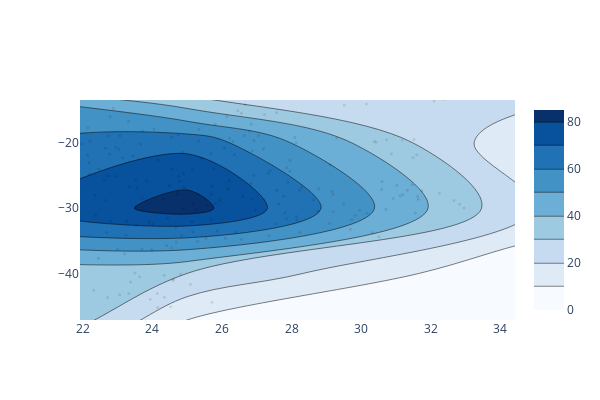

Write notebook code for a chart like this one.
### Code cell
import plotly.graph_objects as go

def TSNE_vis_2(X_embedded):
    x = X_embedded[:,0]
    y = X_embedded[:,1]
    res = go.Histogram2dContour(
            x = x,
            y = y,
            colorscale = 'Blues'
    )
    fig = go.Figure(res)
    fig.update_layout(
        height = 400,
        width = 600
    )
    fig.add_trace(go.Scatter(
        x = x,
        y = y,
        xaxis = 'x',
        yaxis = 'y',
        mode = 'markers',
        marker = dict(
            color = 'rgba(0,0,0,0.1)',
            size = 3
        )
    ))
    return fig

TSNE_vis_2(X_embedded)

### Figure 1 — Plotly figure (JSON) as saved in the notebook; plotly's stock layout.template omitted (floating-point values rounded to 4 significant figures; data arrays with more than 128 entries replaced by an {"elided": "..."} marker saying what was removed)
{"data": [{"autocontour": true, "colorscale": [[0, "rgb(247,251,255)"], [0.125, "rgb(222,235,247)"], [0.25, "rgb(198,219,239)"], [0.375, "rgb(158,202,225)"], [0.5, "rgb(107,174,214)"], [0.625, "rgb(66,146,198)"], [0.75, "rgb(33,113,181)"], [0.875, "rgb(8,81,156)"], [1, "rgb(8,48,107)"]], "contours": {"end": 80, "size": 10, "start": 10}, "type": "histogram2dcontour", "x": {"elided": "3562 float values"}, "y": {"elided": "3562 float values"}}, {"marker": {"color": "rgba(0, 0, 0, 0.1)", "size": 3}, "mode": "markers", "type": "scatter", "x": {"elided": "3562 float values"}, "xaxis": "x", "y": {"elided": "3562 float values"}, "yaxis": "y"}], "layout": {"height": 400, "width": 600, "xaxis": {"autorange": false, "range": [21.92, 34.42], "type": "linear"}, "yaxis": {"autorange": false, "range": [-47.14, -13.42], "type": "linear"}}}
